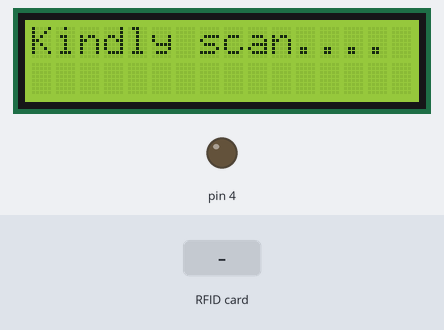
A sketch run on a simulated Arduino Uno, built with avr-gcc and run on an emulated ATmega328P. On the bench: 16×2 character LCD, output pins drawn as LEDs (lit = HIGH). The test bench sets the inputs (shaded band). Pins used as bus, display or sensor lines are not drawn; what the sketch prints to the serial monitor is not drawn.

Above: at 9.4 s.
9.5 s: RFID card 5E 7A 19 C4 held to the reader
At 10.7 s:
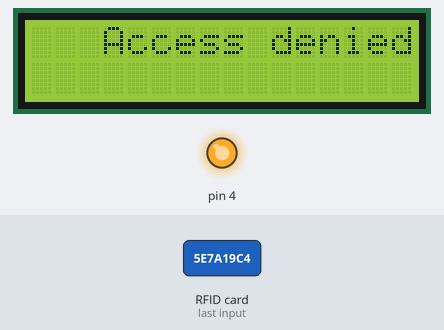
11.0 s: RFID card 43 5D E1 F5 held to the reader
At 13.0 s:
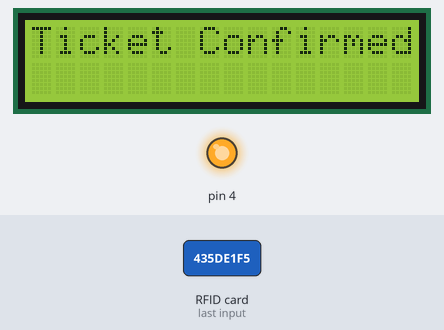
At 15.1 s:
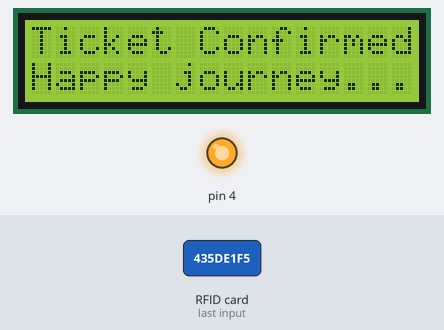
Timing chart, 0 to 19.1 s (numbered marks = the images above; inputs shaded):
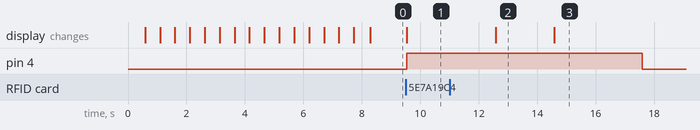

Measured:
- after the input at 9.5 s, pin 4: LOW → HIGH at once; the display: changes at once (image 1)
- after the input at 11.0 s, pin 4: HIGH → LOW after 6.6 s; the display: changes after 1.6 s (image 2)
- what the display in image 2 shows lasts 2.0 s, from 12.6 s to 14.6 s

The sketch:

RFID.ino
```cpp
#include <LiquidCrystal_I2C.h>

#include <MFRC522.h>

LiquidCrystal_I2C lcd(0x27,16,2);


#define SS_PIN 10
#define RST_PIN 9
MFRC522 mfrc522(SS_PIN, RST_PIN);   // Create MFRC522 instance.

void setup()
{
  Serial.begin(9600);   // Initiate a serial communication
  SPI.begin();      // Initiate  SPI bus
  lcd.init();
  lcd.backlight();
  pinMode(4,OUTPUT);
  for(int i=0;i<16;i++){
  lcd.setCursor(0, 0);
  lcd.print("Starting");
  lcd.setCursor(i, 1);
  lcd.print(".");
  delay(500);
  }

  mfrc522.PCD_Init();   // Initiate MFRC522
  Serial.println("Approximate your card to the reader...");

  lcd.clear();
  lcd.setCursor(0,0);
  lcd.print("Kindly scan....");

  Serial.println();

}
void loop()
{
  // Look for new cards
  if ( ! mfrc522.PICC_IsNewCardPresent())
  {
    return;
  }
  // Select one of the cards
  if ( ! mfrc522.PICC_ReadCardSerial())
  {
    return;
  }
  //Show UID on serial monitor
  Serial.print("UID tag :");
  String content= "";
  byte letter;
  for (byte i = 0; i < mfrc522.uid.size; i++)
  {
     Serial.print(mfrc522.uid.uidByte[i] < 0x10 ? " 0" : " ");
     Serial.print(mfrc522.uid.uidByte[i], HEX);
     content.concat(String(mfrc522.uid.uidByte[i] < 0x10 ? " 0" : " "));
     content.concat(String(mfrc522.uid.uidByte[i], HEX));
  }
  Serial.println();
  Serial.print("Message : ");
  content.toUpperCase();
  if (content.substring(1) == "43 5D E1 F5") //change here the UID of the card/cards that you want to give access
  {
    lcd.clear();
    Serial.println("Ticket Confirmed.");
    Serial.println();
    Serial.println("Happy journey...");
    lcd.clear();
    lcd.setCursor(0,0);
    lcd.print("Ticket Confirmed. ");
    delay(2000);
    lcd.setCursor(0,1);
    lcd.print("Happy journey... ");
    delay(3000);
    digitalWrite(4,LOW);
  }

 else   {
    Serial.println(" Access denied");
    lcd.clear();
    lcd.setCursor(3,0);
    lcd.print("Access denied");
    digitalWrite(4,HIGH);
    delay(3000);
  }
} 
```
